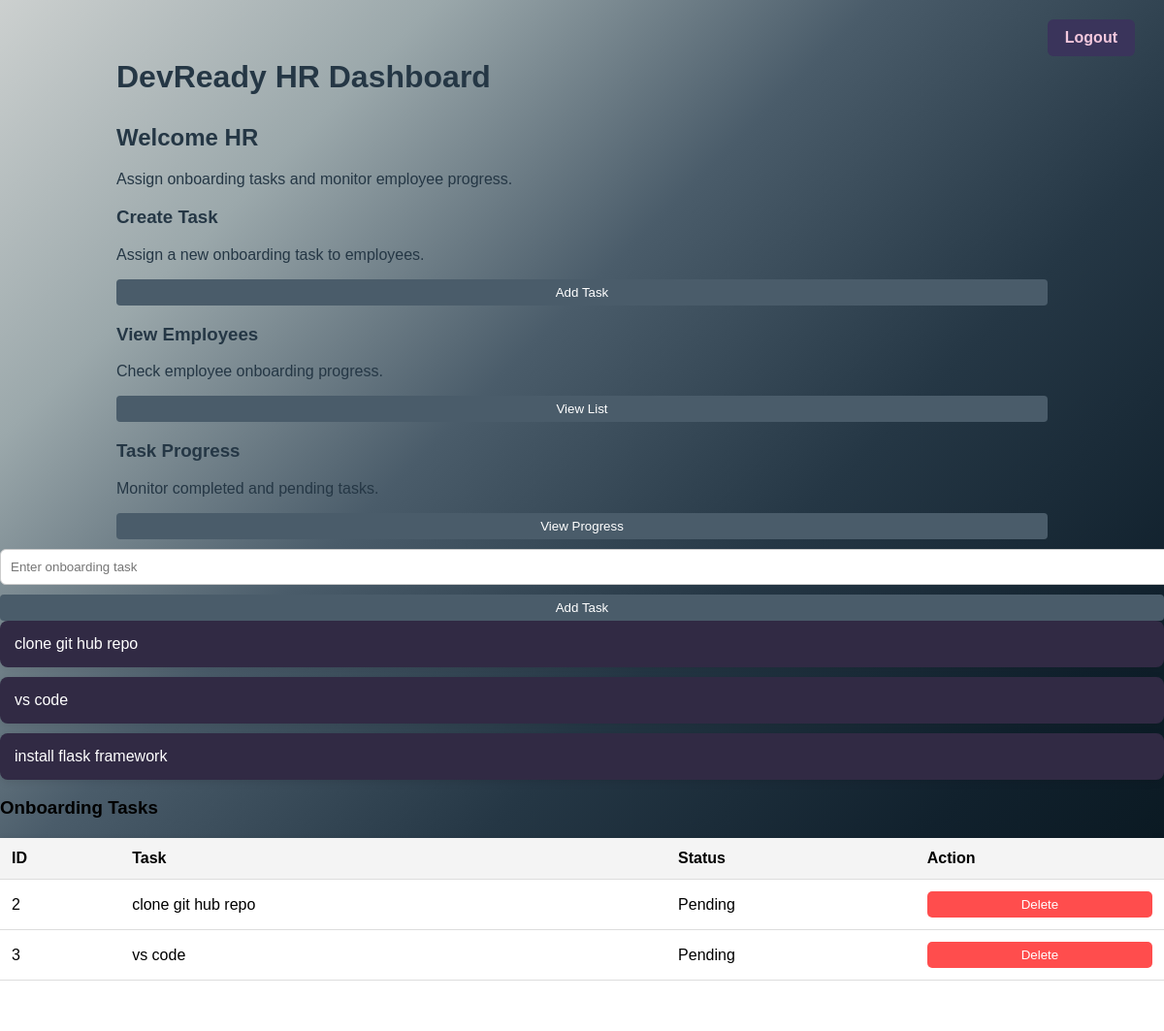
The page /hr_dashboard on the database its author committed.
### app.py (models this page shows)
class Task(db.Model):
    id = db.Column(db.Integer, primary_key=True)
    title = db.Column(db.String(200))
    completed = db.Column(db.Boolean, default=False)

### app.py (the view)
@app.route("/hr_dashboard", methods=["GET","POST"])
def hr_dashboard():
    if request.method == "POST":
        task_title = request.form["task"]
        new_task = Task(title=task_title)
        db.session.add(new_task)
        db.session.commit()
    tasks = Task.query.all()
    return render_template("hr_dashboard.html", tasks=tasks)

### templates/hr_dashboard.html (shortened to what this page needs)
<!DOCTYPE html>
<html lang="en">
<head>
    <link rel="stylesheet" href="{{ url_for('static', filename='style.css') }}">
</head>
<body class="hr_dashboard">
<div class="dashboard-container-hr">
    <header class="dashboard-header-hr">
        <h1>DevReady HR Dashboard</h1>
        <a href="/logout" class="logout-btn">Logout</a>
    </header>
    <section class="welcome-section-hr">
        <h2>Welcome HR</h2>
        <p>Assign onboarding tasks and monitor employee progress.</p>
    </section>
    <section class="dashboard-actions">
        <div class="card">
            <h3>Create Task</h3>
            <p>Assign a new onboarding task to employees.</p>
            <button class="primary-btn">Add Task</button>
        </div>
        <div class="card">
            <h3>View Employees</h3>
            <p>Check employee onboarding progress.</p>
            <button class="primary-btn">View List</button>
        </div>
        <div class="card">
            <h3>Task Progress</h3>
            <p>Monitor completed and pending tasks.</p>
            <button class="primary-btn">View Progress</button>
        </div>
    </section>
</div>
<form method="POST" class="task-form">
<input type="text" name="task" placeholder="Enter onboarding task" required>
<button type="submit" class="primary-btn">
Add Task
</button>
</form>
<div class="task-list">
{% for task in tasks %}
<div class="task-card">
{{ task.title }}
</div>
{% endfor %}
</div>
<h3>Onboarding Tasks</h3>
<table class="task-table">
<thead>
<tr>
<th>ID</th>
<th>Task</th>
<th>Status</th>
<th>Action</th>
</tr>
</thead>
<tbody>
{% for task in tasks %}
<tr>
<td>{{task.id}}</td>
<td>{{task.title}}</td>
<td>
{% if task.completed %}
Completed
{% else %}
Pending
{% endif %}
</td>
<td>
<form method="POST" action="/delete_task/{{task.id}}">
<button type="submit" class="delete-btn">
Delete
</button>
</form>
</td>
</tr>
{% endfor %}
</tbody>
</table>
</body>
</html>

### static/style.css (style rules this page uses)
body { margin: 0; font-family: Arial, sans-serif; }
h1 { margin-bottom: 5px; color: #4B1535; }
input { width: 100%; padding: 10px; margin: 10px 0; border-radius: 6px; border: 1px solid #ccc; }
button { width: 100%; padding: 10px; background: #4B1535; color: #F3C8DD; border: none; border-radius: 6px; cursor: pointer; }
.logout-btn { position: absolute; top: 20px; right: 30px; text-decoration: none; padding: 10px 18px; background: #3A345B; color: #F3C8DD; border-radius: 6px; font-weight: 600; }
.task-card { display: flex; align-items: center; gap: 10px; background: #312A44; padding: 15px; border-radius: 8px; margin-bottom: 10px; box-shadow: 0px 2px 8px rgba(0,0,0,0.1); }
.hr_dashboard { background: linear-gradient(135deg, #CCD0CF, #9Ba8AB, #4A5C6A, #253745, #11212D, #06141B); min-height: 100vh; }
.welcome-section-hr { margin-bottom: 10px; color: #253745; }
.dashboard-header-hr h1 { display: flex; justify-content: space-between; align-items: center; margin-bottom: 30px; color: #253745; }
.dashboard-container-hr { width: 80%; margin: auto; padding-top: 40px; color: #253745 }
.task-table { width: 100%; border-collapse: collapse; margin-top: 20px; background: white; box-shadow: 0px 2px 8px rgba(0,0,0,0.1); }
.primary-btn { padding: 6px 12px; background: #4A5C6A; color: white; border: none; border-radius: 4px; cursor: pointer; }
.task-list { list-style: none; padding: 0; color: white; }
.task-table th, .task-table td { padding: 12px; text-align: left; border-bottom: 1px solid #ddd; }
.task-table th { background: #f4f4f4; }
.delete-btn { background:#ff4d4d; color:white; border:none; padding:6px 10px; border-radius:5px; cursor:pointer; }

### rows shown on the page
Task: title "clone git hub repo", id "2", completed "Pending"
Task: title "vs code", id "3", completed "Pending"
Task: title "install flask framework"
